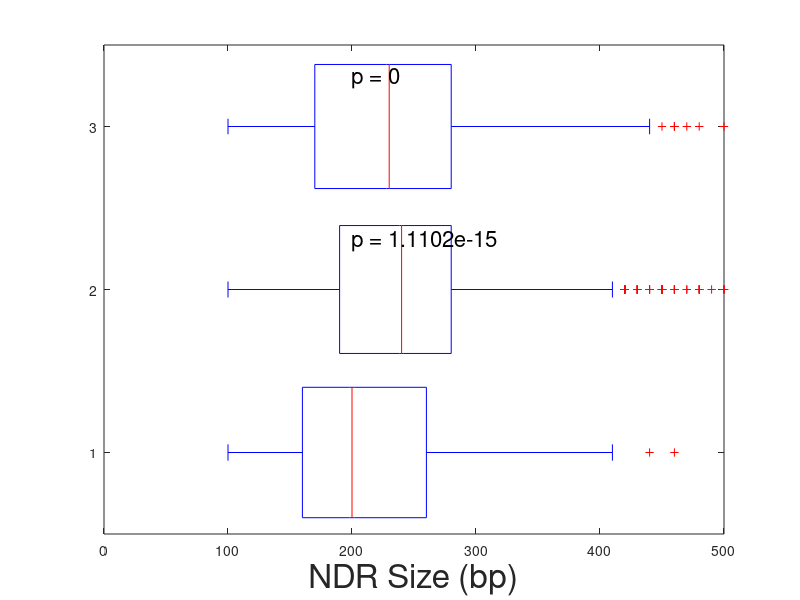

MATLAB code to generate this figure: (Note: this script raises an error after producing the figure.)
load ./harry_annotations.mat;
load ./RPG_geneCoords.mat;
load ./OX_geneCoords.mat;
load ./RB_geneCoords.mat;
load ./RC_geneCoords.mat;
load ./harry_5Clusters_1.mat;
load ./harry_5Clusters_2.mat;
load ./harry_5Clusters_3.mat;
load ./harry_5Clusters_4.mat;
load ./harry_5Clusters_5.mat;

load ./DANPOS_nucPositions_BY_D.mat;
load ./DANPOS_nucPositions_BY_15mG.mat;
load ./DANPOS_nucPositions_BY_60mG.mat;

gene_datasets = cell(10,1);
gene_datasets{1}=harry_annotations;
gene_datasets{2}=RPG_geneCoords;
gene_datasets{3}=OX_geneCoords;
gene_datasets{4}=RB_geneCoords;
gene_datasets{5}=RC_geneCoords;
gene_datasets{6}=harry_5Clusters_1;
gene_datasets{7}=harry_5Clusters_2;
gene_datasets{8}=harry_5Clusters_3;
gene_datasets{9}=harry_5Clusters_4;
gene_datasets{10}=harry_5Clusters_5;

dataset_labels = {'All genes','RPGs','OX genes','RB genes','RC genes','Harry cluster 1','Harry cluster 2','Harry cluster 3','Harry cluster 4','Harry cluster 5'};

clear harry_annotations;
clear RPG_geneCoords;
clear OX_geneCoords;
clear RB_geneCoords;
clear RC_geneCoords;
clear harry_5Clusters_1;
clear harry_5Clusters_2;
clear harry_5Clusters_3;
clear harry_5Clusters_4;
clear harry_5Clusters_5;
%% Find -1 and +1 nucleosomes, report size of NDR

TSS_start=-20;

nuc_positions=cell(length(gene_datasets),1);

num_genes=zeros(length(gene_datasets),1);
for d=1:length(num_genes)
    for chr=1:size(gene_datasets{d},1)
        for strand=1:2
            num_genes(d)=num_genes(d)+size(gene_datasets{d}{chr,strand},1);
        end
    end
end
NDR_sizes = cell(length(gene_datasets),1);

for d=1:length(gene_datasets)
    NDR_sizes{d}=nan(3,num_genes(d));
    nuc_positions{d} = nan(3,2,num_genes(d));
    k=1;
    for chr=1:16
        strand=1;
        for gene=1:size(gene_datasets{d}{chr,strand},1)
            TSS=gene_datasets{d}{chr,strand}(gene,1);
            %Find -1,+1,+2,+3 nucleosomes relative to each TSS for each
            %condition
            idx_D = find(DANPOS_nucPositions_BY_D{chr,strand}(TSS-500:TSS+1000))-500;
            idx_15mG = find(DANPOS_nucPositions_BY_15mG{chr,strand}(TSS-500:TSS+1000))-500;
            idx_60mG = find(DANPOS_nucPositions_BY_60mG{chr,strand}(TSS-500:TSS+1000))-500;
            
            try
                nuc_positions{d}(1,1,k)=max(idx_D(idx_D<=TSS_start-50));
            end
            try
                nuc_positions{d}(2,1,k)=max(idx_15mG(idx_15mG<=TSS_start-50));
            end
            try
                nuc_positions{d}(3,1,k)=max(idx_60mG(idx_60mG<=TSS_start-50));
            end
            
            try
                nuc_positions{d}(1,2,k)=min(idx_D((idx_D>=TSS_start)&(idx_D<=TSS_start+100)));
            end
         
            try
                nuc_positions{d}(2,2,k)=min(idx_15mG((idx_15mG>=TSS_start)&(idx_15mG<=TSS_start+100)));
            end
          
            
            try
                nuc_positions{d}(3,2,k)=min(idx_60mG((idx_60mG>=TSS_start)&(idx_60mG<=TSS_start+100)));
            end          

            k=k+1;
        end
        strand=2;
        for gene=1:size(gene_datasets{d}{chr,strand},1)
            TSS=gene_datasets{d}{chr,strand}(gene,1);
            %Find -1,+1,+2,+3 nucleosomes relative to each TSS for each
            %condition
            idx_D = fliplr(-(find(DANPOS_nucPositions_BY_D{chr,strand}(TSS-1000:TSS+500))-1000)');
            idx_15mG = fliplr(-(find(DANPOS_nucPositions_BY_15mG{chr,strand}(TSS-1000:TSS+500))-1000)');
            idx_60mG = fliplr(-(find(DANPOS_nucPositions_BY_60mG{chr,strand}(TSS-1000:TSS+500))-1000)');
            
            try
                nuc_positions{d}(1,1,k)=max(idx_D(idx_D<=TSS_start-50));
            end
            try
                nuc_positions{d}(2,1,k)=max(idx_15mG(idx_15mG<=TSS_start-50));
            end
            try
                nuc_positions{d}(3,1,k)=max(idx_60mG(idx_60mG<=TSS_start-50));
            end
            
            try
                nuc_positions{d}(1,2,k)=min(idx_D((idx_D>=TSS_start)&(idx_D<=TSS_start+100)));
            end
                       
            try
                nuc_positions{d}(2,2,k)=min(idx_15mG((idx_15mG>=TSS_start)&(idx_15mG<=TSS_start+100)));
            end
            
            try
                nuc_positions{d}(3,2,k)=min(idx_60mG((idx_60mG>=TSS_start)&(idx_60mG<=TSS_start+100)));
            end
            
            k=k+1;
        end
    end
    p_vals = nan(2,1);
    for t=1:3
        NDR_sizes{d}(t,:)=reshape(nuc_positions{d}(t,2,:)-nuc_positions{d}(t,1,:),1,num_genes(d));
        
    end
    [~,p_vals(1)] = ttest(NDR_sizes{d}(2,:)-NDR_sizes{d}(1,:));
    [~,p_vals(2)] = ttest(NDR_sizes{d}(3,:)-NDR_sizes{d}(1,:));
    
    
    fig=figure('position',[100 100 1080 800]);
    boxplot(NDR_sizes{d}','orientation','horizontal');
    text(200,2.3,['p = ',num2str(p_vals(1))],'fontsize',16);
    text(200,3.3,['p = ',num2str(p_vals(2))],'fontsize',16);
    xlim([0 500]);
    xlabel('NDR Size (bp)','fontsize',24);
    ax=gca;
    ax.YTickLabel = {'D','15mG','60mG'};
    ax.FontSize=24;
    stitle = suptitle(dataset_labels{d});
    stitle.FontSize=24;
    %saveas(fig,strcat('./figures_20180216/',dataset_labels{d},'_NDRSizes.fig'));
end
